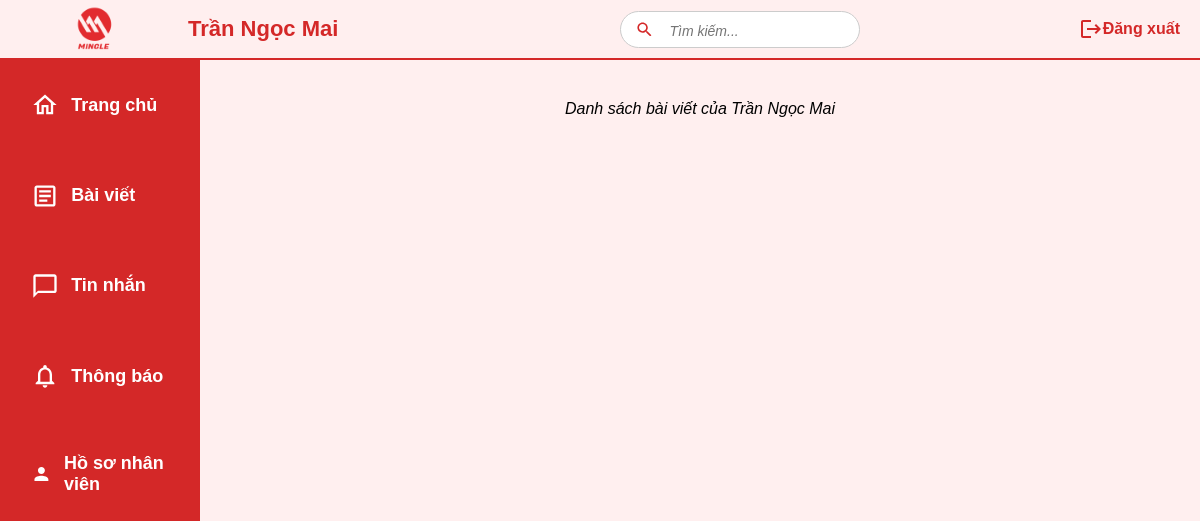
Before: /profile/tranngocmai/ (signed in) with the older database file.
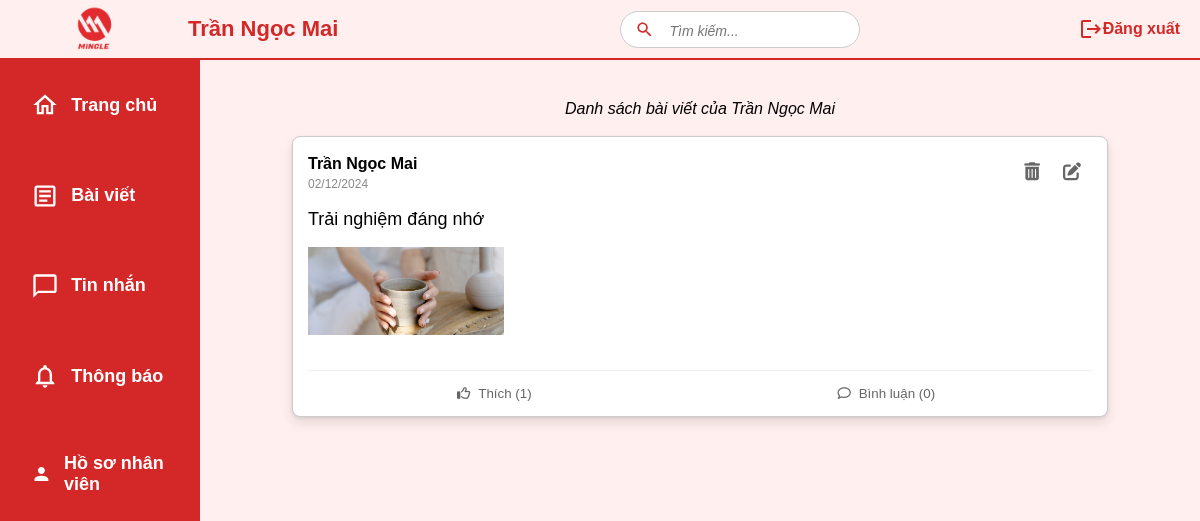
After: the same page with the newer database file.
### mxh/models.py (models this page shows, shortened)
class Post(models.Model):
    content = models.TextField()
    image = models.ImageField(upload_to='images/', blank=True, null=True)  # Hình ảnh bài viết
    user = models.ForeignKey(User, on_delete=models.CASCADE, related_name='posts')
    created_at = models.DateTimeField(auto_now_add=True)
    updated_at = models.DateTimeField(auto_now=True)

### mxh/views.py (the view)
# urls.py: path('profile/<str:username>/', user_profile, name='user_profile'),
@never_cache
@login_required
def user_profile(request, username):
    user = get_object_or_404(User, username=username)
    user_posts = Post.objects.filter(user=user).order_by('-created_at')
    for post in user_posts:
        post.time_display = (
            post.created_at.strftime("%d/%m/%Y")
            if (now() - post.created_at).days > 2
            else f"{(now() - post.created_at).days} ngày trước"
            if (now() - post.created_at).days >= 1
            else f"{(now() - post.created_at).seconds // 3600} giờ trước"
            if (now() - post.created_at).seconds >= 3600
            else f"{(now() - post.created_at).seconds // 60} phút trước"
            if (now() - post.created_at).seconds >= 60
            else "Vừa xong"
        )
    context = {
        'profile_user': user,
        'user_posts': user_posts,
    }
    return render(request, 'user_profile.html', context)

### mxh/templates/user_profile.html (shortened to what this page needs)
{% extends 'base.html' %}
{% load tz %}
{% block content %}
<h2>Danh sách bài viết của {{ profile_user.first_name }} {{profile_user.last_name}}</h2><br>
  {% for post in user_posts %}
    <div class="post-container">
        <div class="post-header">
            <div>
                <div class="post-author">
                    <a href="{% url 'user_profile' post.user.username %}">{{ post.user.first_name }} {{ post.user.last_name }}</a>
                </div>
                <div class="post-time">{{ post.time_display }}</div>
            </div>
            <div class="edit-delete-btn">
            {% if post.user == request.user %}
            <a href="{% url 'post_delete' post.id %}">
                <i class="fas fa-trash-alt"></i>
            </a>
            {% endif %}
            {% if post.user == request.user %}
            <a href="{% url 'post_edit' post.pk %}">
                <i class="fas fa-edit"></i>
            </a>
            {% endif %}
            </div>
        </div>
        <div class="post-content">
             <a href="{% url 'post_detail' post.pk %}" >{{ post.content }}</a>
        </div>
        {% if post.image %}
        <a href="{% url 'post_detail' post.pk %}" ><img src="{{ post.image.url }}" alt="Post Image" class="post-image"></a>
        {% endif %}
        <div class="post-actions">
            <button class="action-btn like-btn like-count" data-post-id="{{ post.id }}">
                <i class="far fa-thumbs-up"></i> Thích (<span class="like-count">{{ post.likes.count }}</span>)
            </button>
            <a href="{% url 'post_detail' post.pk %}"><button class="action-btn comment-btn">
                <i class="far fa-comment"></i> Bình luận ({{ post.comments.count }})
            </button></a>
        </div>
    </div>
    {% endfor %}
{% endblock %}

Changed rows visible on the page:
added Post: user.first_name "Trần", user.last_name "Ngọc Mai", time_display "02/12/2024", content "Trải nghiệm đáng nhớ", image (picture), likes.count "1", comments.count "0"
